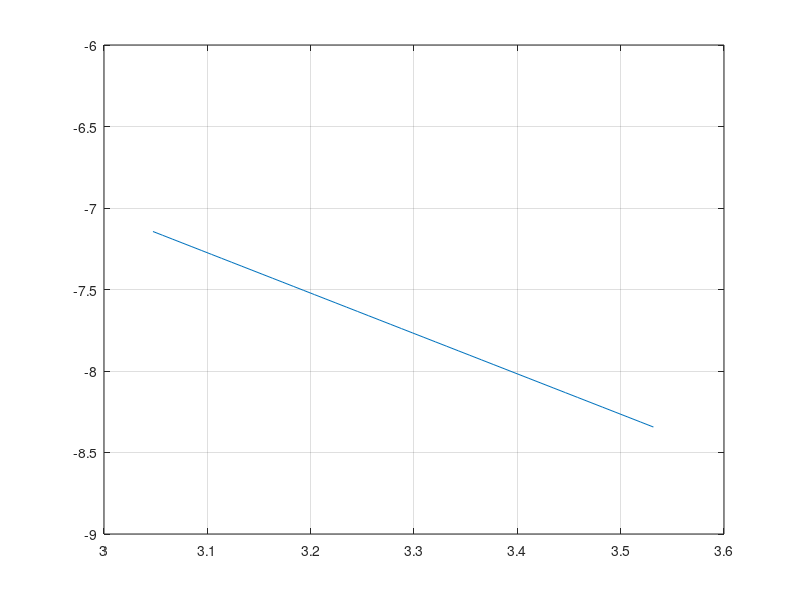
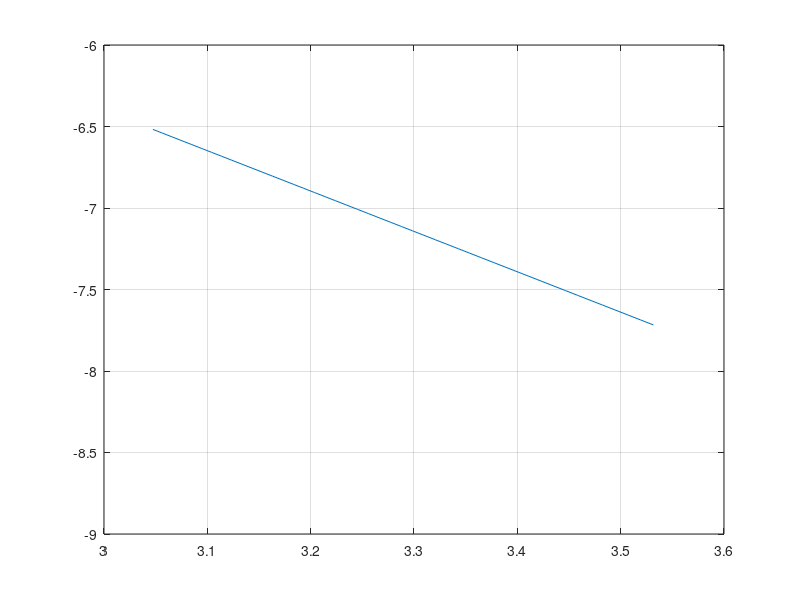
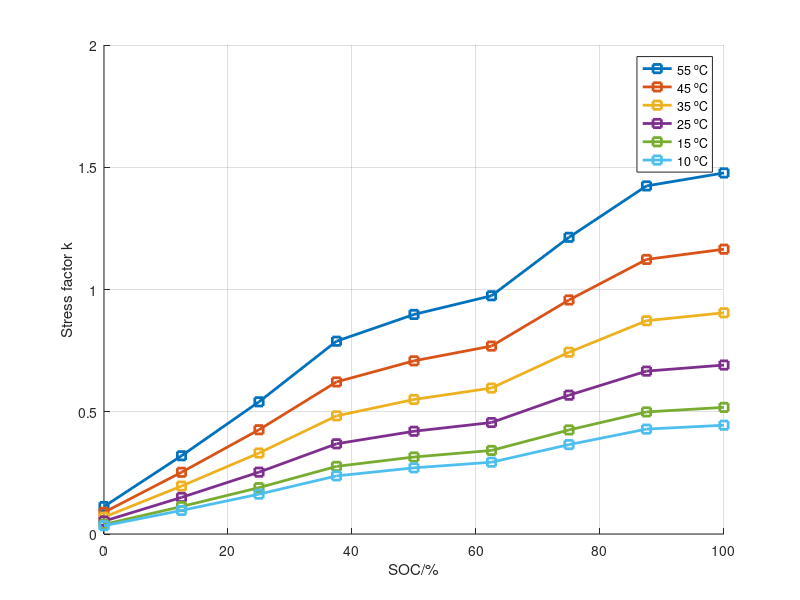
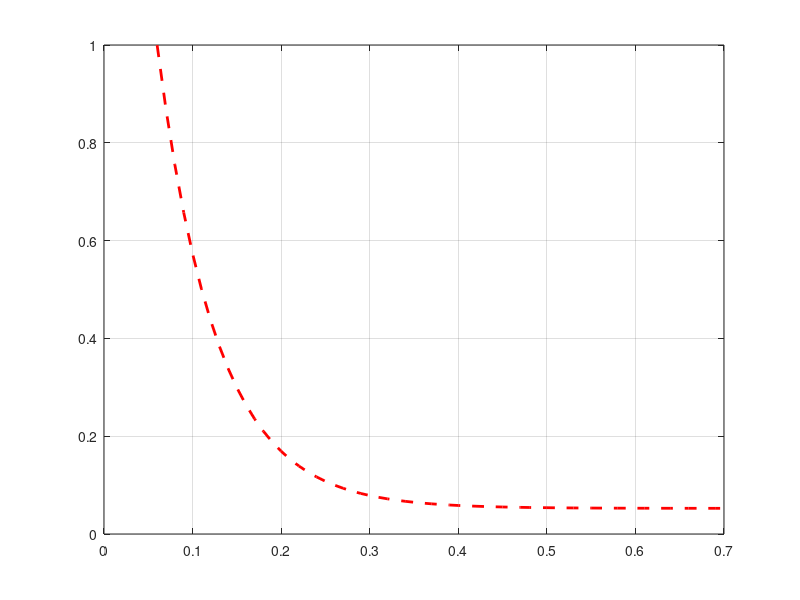

Reproduce these figures in MATLAB, in order. (Note: this script raises an error after producing the figures.)
% Tests to understand paper by schimpe 
% Comprehensive Modeling of Temperature-Dependent Degradation Mechanisms
% in Lithium Iron Phosphate Batteries

clear all; close all; clc;
% #Headers
KELVIN = 273.15;

param.AnodeLi_C.x_0     = 8.5e-3; %Stoichiometry x(SOC =0%) for Anode Li-C
param.AnodeLi_C.x_100   = 7.8e-1; %Stoichiometry x(SOC =0%) for Anode Li-C

param.Cathode_LFP.x_0     = 9.16e-1; %Stoichiometry x(SOC =0%) for Cathode LFP
param.Cathode_LFP.x_100   = 4.5e-2; %Stoichiometry x(SOC =0%) for Cathode LFP

%---------Anode---------
func.Ua = @(x_a) 0.6379 + 0.5416*exp(-305.5309*x_a) + 0.044*tanh(-(x_a - 0.1958)/0.1088) + ...
                 -0.1978*tanh((x_a - 1.0571)/0.0854) -0.6875*tanh( (x_a + 0.0117)/0.0529) + ...
                 -0.0175*tanh( (x_a -0.5692)/0.0875); 
             
func.x_a = @(SOC) param.AnodeLi_C.x_0 + SOC*(param.AnodeLi_C.x_100 - param.AnodeLi_C.x_0);

func.Ua_SOC = @(SOC) func.Ua(func.x_a(SOC));

%--------Cathode--------
func.Uc = @(x_c) 3.4323 -0.8428*exp(-80.2493*(1-x_c).^1.3198) +...
                 -3.2474e-6*exp(20.2645*(1-x_c).^3.8003) +...
                 +3.2482e-6*exp(20.2646*(1-x_c).^3.7995);
             
func.x_c = @(SOC) param.Cathode_LFP.x_0 + SOC*(param.Cathode_LFP.x_100 - param.Cathode_LFP.x_0);

func.Uc_SOC = @(SOC) func.Uc(func.x_c(SOC));

func.Uca_SOC = @(SOC) func.Uc(func.x_c(SOC)) - func.Uc(func.x_a(SOC)); %Verified Fig A1.(a).


numer.SOC = (0:12.5:100)/100;%0:0.01:1;

numer.Ua = func.Ua_SOC(numer.SOC);
numer.Uc = func.Uc_SOC(numer.SOC);


param.cal.k_cal_ref = 3.694e-4    ; %h^(-0.5) 
param.cal_U_a_ref   = 0.123; %Volt, at 50% of SOC
param.cal.T_ref     = 298.15; %K 
param.cal.F         = 96485; %C/mol faraday constant. 
param.cal.alpha     = 0.384; 
param.cal.k_0       = 0.142;
param.cal.R_g       = 8.314; %J/(mol K)
param.cal.E_a_cal   = 20592; %J/mol



func.k_cal_T = @(T) param.cal.k_cal_ref*exp(-(param.cal.E_a_cal/param.cal.R_g).* (1./T - 1/param.cal.T_ref    )     );

%exp( -(param.cal.E_a_cal/param.cal.R_g).*(1./T - 1/param.cal.T_ref));

func.k_cal = @(T,SOC) param.cal.k_cal_ref*...
                      exp( -(param.cal.E_a_cal/param.cal.R_g).*(1./T - 1/param.cal.T_ref)).*...
                      (exp( (param.cal.alpha*param.cal.F/param.cal.R_g).*((param.cal_U_a_ref-func.Ua_SOC(SOC))/param.cal.T_ref)) + param.cal.k_0);

func.k_cal_Ua = @(T,Ua) param.cal.k_cal_ref*...
                      exp( -(param.cal.E_a_cal/param.cal.R_g).*(1./T - 1/param.cal.T_ref)).*...
                      (exp( (param.cal.alpha*param.cal.F/param.cal.R_g).*((param.cal_U_a_ref-Ua)/param.cal.T_ref)) + param.cal.k_0); %Verified to Figure 4b
                  
numer.T = 25 + 273.15;

numer.T1 = (55:-1:10) + 273.15; 

numer.k_cal   = func.k_cal(numer.T,numer.SOC);
numer.k_cal_T = func.k_cal_T(numer.T1);

numer.U_a_potential = 0.06:0.01:0.7;

numer.k_cal_forUa  = func.k_cal_Ua(numer.T,numer.U_a_potential);
%%
figure;
plot(1000./(numer.T1),log(numer.k_cal_T)); grid on;
ylim([-9,-6])
%%
figure;
plot(1000./(numer.T1),log(func.k_cal(numer.T1,1))); grid on;
ylim([-9,-6])

%%
figure;
hold on;
xyz = [10,15,25,35,45,55];
xyz = xyz(end:-1:1);

for myT = xyz
    myTK = myT + 273.15; 
    
    plot(100*numer.SOC,1000*func.k_cal(myTK,numer.SOC),'s-','LineWidth',2); grid on;
    
end
ylabel('Stress factor k');
xlabel('SOC/%');
legend('55 ^oC','45 ^oC','35 ^oC','25 ^oC','15 ^oC','10 ^oC');
%%
figure;
plot(numer.U_a_potential,1000*numer.k_cal_forUa,'r--','LineWidth',2); grid on;

%%
figure;
plot(numer.SOC,numer.Ua,'r--','LineWidth',2); grid on;


%%
figure;

numer.SOC2 = 0:0.005:1;
plot(numer.SOC2,(func.Uc_SOC(numer.SOC2)-func.Ua_SOC(numer.SOC2)),'r--','LineWidth',2); grid on; hold on;

load_data;

plot(data.U_OCV.SOC,data.U_OCV.V);


